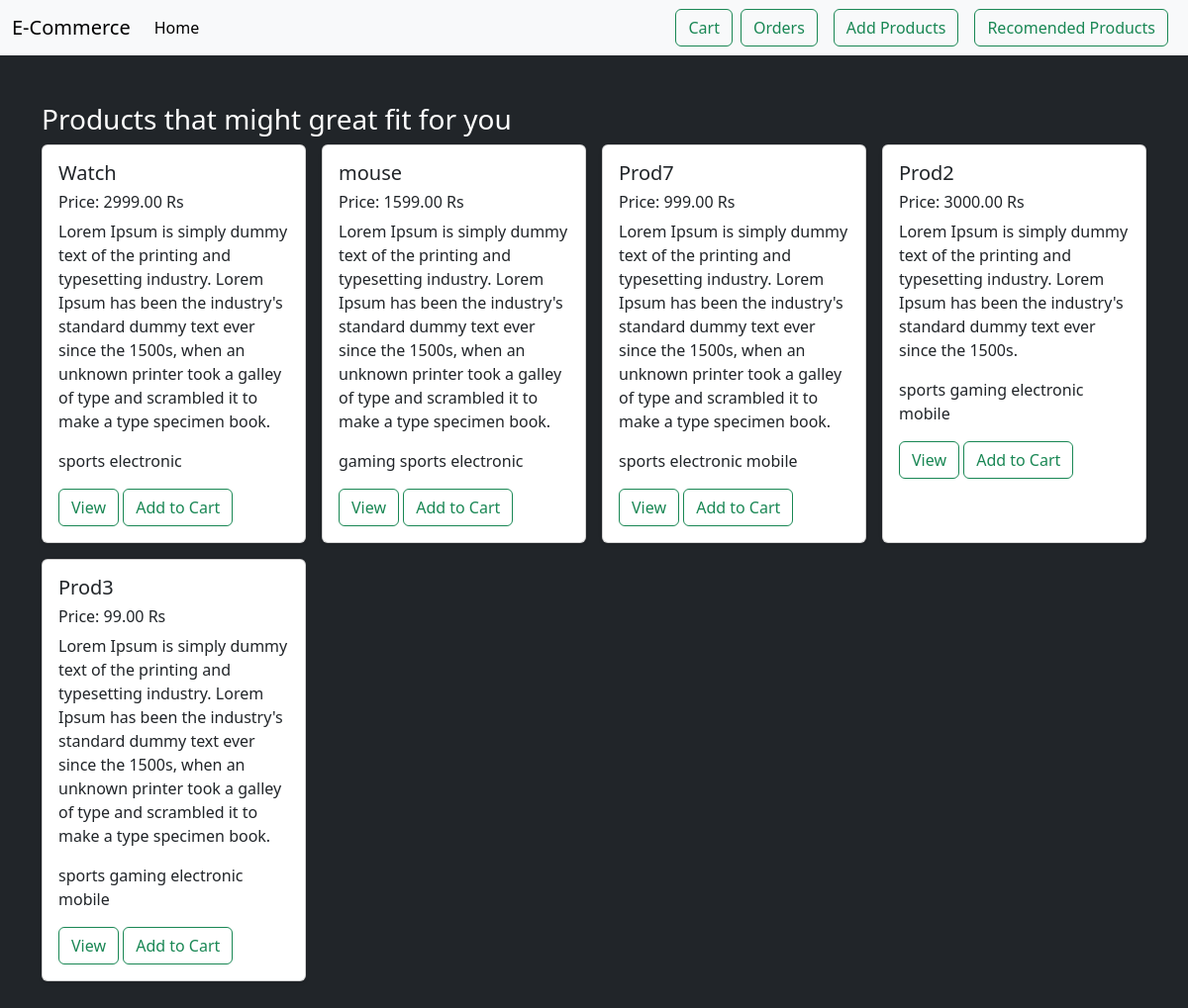
The app's page /prod-recomendation with its own data.
### base/models.py (models this page shows)
class Product(models.Model):
    name = models.CharField(max_length=100)
    category = models.TextField()
    description = models.TextField()
    price = models.DecimalField(max_digits=10, decimal_places=2)

### base/views.py (the view)
# urls.py: path("prod-recomendation", views.view_product_recomendation, name="rec-products"),
def view_product_recomendation(request):
    data = create_model_predict_products()
    products = get_products(data)
    return render(request, "base/recom_product.html" ,{'products':products})

### base/custom_ml_algo.py (called while the page is built)
    def clean_data(self, data):
        all_categories = {
            "sports": 0,
            "gaming": 0,
            "cosmetics": 0,
            "food": 0,
            "electronic": 0,
            "mobile": 0,
            "cloths": 0,
        }
        for i in data.split():
            if all_categories.get(i)==0:
                all_categories[i] = 1
        return all_categories.values()

    def fit(self, data):
        x = 0
        for i in data:
            x = self.clean_data(i[1])
            x = sum(x)
        self.target = x/len(data)

    def predict(self, data):
        for i in data:
            x = self.clean_data(i[1])
            self.output.append([i[0] , sum(x)])
        for i in self.output:
            i = [ i[0] , abs(i[1]-self.target) ]
        self.output.sort(key=lambda x : x[1])
        return self.output[:5]

### base/utils.py (called while the page is built)
def get_products(predictions):
    products = Product.objects
    ls = []
    for product_id, _ in predictions:
        ls.append(products.get(id=product_id))
    return ls

def create_model_predict_products():
    model = K_Nearest_Neighbor()
    cart_data = [[i.products.id, i.products.category] for i in Cart.objects.all()]
    model.fit(cart_data)
    product_data = [[i.id, i.category] for i in Product.objects.all()]
    return model.predict(product_data)

### base/templates/base/recom_product.html
{% extends "main.html" %}
{% block content %}
<div class="album py-5 ">
    <div class="container">
      <h3 class="text-white">Products that might great fit for you</h3>
      <div class="row justify-between row-cols-1 row-cols-sm-2 row-cols-md-3 row-cols-xl-4 g-3">
        {% for prod in products  %}
        <div class="col d-flex justify-content-center ">
            <div class="card shadow-sm" style="width: 18rem;">
                <div class="card-body">
                  <h5 class="card-title">{{prod.name}}</h5>
                  <h6 class="line-clamp">Price: {{prod.price}} Rs</h6>
                  <p class="card-text">{{prod.description}}</p>
                  <p class="card-text">{{prod.category}}</p>
                  <a href="{% url "view-product" prod.id %}" class="btn btn-outline-success ">View</a>
                  <a href="{% url "add-cart" prod.id %}" class="btn btn-outline-success ">Add to Cart</a>
                </div>
            </div>
        </div>
        {% endfor %}
      </div>
    </div>
  </div>
{% endblock content %}

### records on screen
Product: name "Watch", price "2999.00", description "Lorem Ipsum is simply dummy text of the printing and typesetting industry. Lorem Ipsum has been the industry's standard dummy text ever since the 1500s, when an unknown printer took a galley of type and scrambled it to make a type specimen book.", category "sports electronic"
Product: name "mouse", price "1599.00", description "Lorem Ipsum is simply dummy text of the printing and typesetting industry. Lorem Ipsum has been the industry's standard dummy text ever since the 1500s, when an unknown printer took a galley of type and scrambled it to make a type specimen book.", category "gaming sports electronic"
Product: name "Prod7", price "999.00", description "Lorem Ipsum is simply dummy text of the printing and typesetting industry. Lorem Ipsum has been the industry's standard dummy text ever since the 1500s, when an unknown printer took a galley of type and scrambled it to make a type specimen book.", category "sports electronic mobile"
Product: name "Prod2", price "3000.00", description "Lorem Ipsum is simply dummy text of the printing and typesetting industry. Lorem Ipsum has been the industry's standard dummy text ever since the 1500s.", category "sports gaming electronic mobile"
Product: name "Prod3", price "99.00", description "Lorem Ipsum is simply dummy text of the printing and typesetting industry. Lorem Ipsum has been the industry's standard dummy text ever since the 1500s, when an unknown printer took a galley of type and scrambled it to make a type specimen book.", category "sports gaming electronic mobile"
